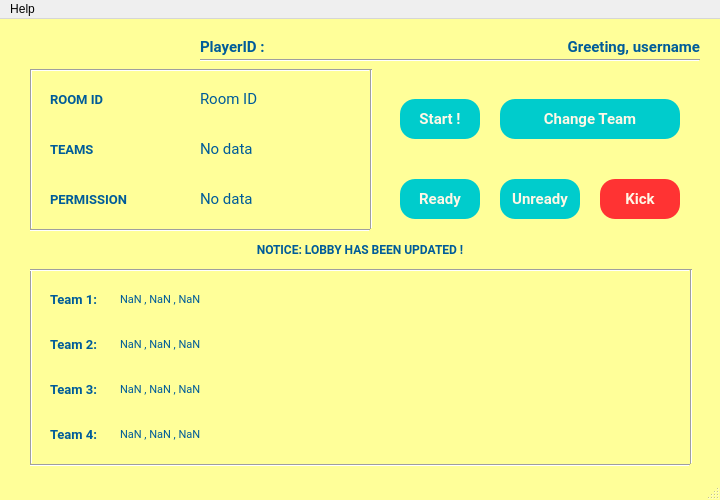
<?xml version="1.0" encoding="UTF-8"?>
<ui version="4.0">
 <class>StagePrepare</class>
 <widget class="QMainWindow" name="StagePrepare">
  <property name="geometry">
   <rect>
    <x>0</x>
    <y>0</y>
    <width>720</width>
    <height>500</height>
   </rect>
  </property>
  <property name="font">
   <font>
    <family>Roboto</family>
    <pointsize>9</pointsize>
   </font>
  </property>
  <property name="windowTitle">
   <string>MainWindow</string>
  </property>
  <property name="styleSheet">
   <string notr="true">QMainWindow {
        background-color: #ffff99;
}

QPushButton {
        background-color: #00cccc;
        color: #fff7e6 ;
        border-radius: 15;
}

QPushButton:hover {
        color: #fff7e6 ;
        background-color: #002e4d;
}

QPushButton:pressed {
        color: #fff7e6 ;
        background-color: #000066;
}

QLineEdit {
        background-color: #b3ecff;
        border-radius: 15;
        padding-left: 10;
        color: #0000b3;
        font-family : roboto;
}

QLabel {
        color: #005c99;
}
</string>
  </property>
  <widget class="QWidget" name="centralwidget">
   <widget class="QPushButton" name="btnReady">
    <property name="geometry">
     <rect>
      <x>400</x>
      <y>160</y>
      <width>80</width>
      <height>40</height>
     </rect>
    </property>
    <property name="font">
     <font>
      <family>Roboto</family>
      <pointsize>11</pointsize>
      <weight>75</weight>
      <bold>true</bold>
     </font>
    </property>
    <property name="text">
     <string>Ready</string>
    </property>
   </widget>
   <widget class="QPushButton" name="btnUnready">
    <property name="geometry">
     <rect>
      <x>500</x>
      <y>160</y>
      <width>80</width>
      <height>40</height>
     </rect>
    </property>
    <property name="font">
     <font>
      <family>Roboto</family>
      <pointsize>11</pointsize>
      <weight>75</weight>
      <bold>true</bold>
     </font>
    </property>
    <property name="text">
     <string>Unready</string>
    </property>
   </widget>
   <widget class="QLabel" name="text1">
    <property name="geometry">
     <rect>
      <x>50</x>
      <y>70</y>
      <width>150</width>
      <height>20</height>
     </rect>
    </property>
    <property name="font">
     <font>
      <family>Roboto</family>
      <pointsize>10</pointsize>
      <weight>75</weight>
      <bold>true</bold>
     </font>
    </property>
    <property name="text">
     <string>ROOM ID</string>
    </property>
   </widget>
   <widget class="QLabel" name="text2">
    <property name="geometry">
     <rect>
      <x>50</x>
      <y>120</y>
      <width>150</width>
      <height>20</height>
     </rect>
    </property>
    <property name="font">
     <font>
      <family>Roboto</family>
      <pointsize>10</pointsize>
      <weight>75</weight>
      <bold>true</bold>
     </font>
    </property>
    <property name="text">
     <string>TEAMS</string>
    </property>
   </widget>
   <widget class="QPushButton" name="btnStart">
    <property name="geometry">
     <rect>
      <x>400</x>
      <y>80</y>
      <width>80</width>
      <height>40</height>
     </rect>
    </property>
    <property name="font">
     <font>
      <family>Roboto</family>
      <pointsize>11</pointsize>
      <weight>75</weight>
      <bold>true</bold>
     </font>
    </property>
    <property name="text">
     <string>Start !</string>
    </property>
   </widget>
   <widget class="QLabel" name="labelRoomID">
    <property name="geometry">
     <rect>
      <x>200</x>
      <y>70</y>
      <width>150</width>
      <height>20</height>
     </rect>
    </property>
    <property name="font">
     <font>
      <family>Roboto</family>
      <pointsize>11</pointsize>
     </font>
    </property>
    <property name="text">
     <string>Room ID</string>
    </property>
   </widget>
   <widget class="QLabel" name="labelUserTeam">
    <property name="geometry">
     <rect>
      <x>200</x>
      <y>120</y>
      <width>150</width>
      <height>20</height>
     </rect>
    </property>
    <property name="font">
     <font>
      <family>Roboto</family>
      <pointsize>11</pointsize>
     </font>
    </property>
    <property name="text">
     <string>No data</string>
    </property>
   </widget>
   <widget class="QLabel" name="text3">
    <property name="geometry">
     <rect>
      <x>50</x>
      <y>170</y>
      <width>150</width>
      <height>20</height>
     </rect>
    </property>
    <property name="font">
     <font>
      <family>Roboto</family>
      <pointsize>10</pointsize>
      <weight>75</weight>
      <bold>true</bold>
     </font>
    </property>
    <property name="text">
     <string>PERMISSION</string>
    </property>
   </widget>
   <widget class="QLabel" name="labelUserStatus">
    <property name="geometry">
     <rect>
      <x>200</x>
      <y>170</y>
      <width>150</width>
      <height>20</height>
     </rect>
    </property>
    <property name="font">
     <font>
      <family>Roboto</family>
      <pointsize>11</pointsize>
     </font>
    </property>
    <property name="text">
     <string>No data</string>
    </property>
   </widget>
   <widget class="QLabel" name="labelGreet">
    <property name="geometry">
     <rect>
      <x>450</x>
      <y>15</y>
      <width>250</width>
      <height>25</height>
     </rect>
    </property>
    <property name="font">
     <font>
      <family>Roboto</family>
      <pointsize>11</pointsize>
      <weight>75</weight>
      <bold>true</bold>
     </font>
    </property>
    <property name="text">
     <string>Greeting, username</string>
    </property>
    <property name="alignment">
     <set>Qt::AlignRight|Qt::AlignTrailing|Qt::AlignVCenter</set>
    </property>
   </widget>
   <widget class="Line" name="line1">
    <property name="geometry">
     <rect>
      <x>30</x>
      <y>50</y>
      <width>340</width>
      <height>3</height>
     </rect>
    </property>
    <property name="orientation">
     <enum>Qt::Horizontal</enum>
    </property>
   </widget>
   <widget class="Line" name="line3">
    <property name="geometry">
     <rect>
      <x>30</x>
      <y>210</y>
      <width>340</width>
      <height>3</height>
     </rect>
    </property>
    <property name="orientation">
     <enum>Qt::Horizontal</enum>
    </property>
   </widget>
   <widget class="Line" name="line4">
    <property name="geometry">
     <rect>
      <x>30</x>
      <y>50</y>
      <width>3</width>
      <height>160</height>
     </rect>
    </property>
    <property name="orientation">
     <enum>Qt::Vertical</enum>
    </property>
   </widget>
   <widget class="Line" name="line2">
    <property name="geometry">
     <rect>
      <x>370</x>
      <y>50</y>
      <width>3</width>
      <height>160</height>
     </rect>
    </property>
    <property name="orientation">
     <enum>Qt::Vertical</enum>
    </property>
   </widget>
   <widget class="QLabel" name="textTeam1">
    <property name="geometry">
     <rect>
      <x>50</x>
      <y>265</y>
      <width>60</width>
      <height>30</height>
     </rect>
    </property>
    <property name="font">
     <font>
      <family>Roboto</family>
      <pointsize>10</pointsize>
      <weight>75</weight>
      <bold>true</bold>
     </font>
    </property>
    <property name="text">
     <string>Team 1:</string>
    </property>
   </widget>
   <widget class="QLabel" name="textTeam2">
    <property name="geometry">
     <rect>
      <x>50</x>
      <y>310</y>
      <width>60</width>
      <height>30</height>
     </rect>
    </property>
    <property name="font">
     <font>
      <family>Roboto</family>
      <pointsize>10</pointsize>
      <weight>75</weight>
      <bold>true</bold>
     </font>
    </property>
    <property name="text">
     <string>Team 2:</string>
    </property>
   </widget>
   <widget class="QLabel" name="textTeam3">
    <property name="geometry">
     <rect>
      <x>50</x>
      <y>355</y>
      <width>60</width>
      <height>30</height>
     </rect>
    </property>
    <property name="font">
     <font>
      <family>Roboto</family>
      <pointsize>10</pointsize>
      <weight>75</weight>
      <bold>true</bold>
     </font>
    </property>
    <property name="text">
     <string>Team 3:</string>
    </property>
   </widget>
   <widget class="QLabel" name="textTeam5">
    <property name="geometry">
     <rect>
      <x>50</x>
      <y>400</y>
      <width>60</width>
      <height>30</height>
     </rect>
    </property>
    <property name="font">
     <font>
      <family>Roboto</family>
      <pointsize>10</pointsize>
      <weight>75</weight>
      <bold>true</bold>
     </font>
    </property>
    <property name="text">
     <string>Team 4: </string>
    </property>
   </widget>
   <widget class="Line" name="lineTeam1">
    <property name="geometry">
     <rect>
      <x>30</x>
      <y>250</y>
      <width>3</width>
      <height>195</height>
     </rect>
    </property>
    <property name="orientation">
     <enum>Qt::Vertical</enum>
    </property>
   </widget>
   <widget class="Line" name="lineTeam2">
    <property name="geometry">
     <rect>
      <x>30</x>
      <y>250</y>
      <width>660</width>
      <height>3</height>
     </rect>
    </property>
    <property name="orientation">
     <enum>Qt::Horizontal</enum>
    </property>
   </widget>
   <widget class="Line" name="lineTeam4">
    <property name="geometry">
     <rect>
      <x>30</x>
      <y>445</y>
      <width>660</width>
      <height>3</height>
     </rect>
    </property>
    <property name="orientation">
     <enum>Qt::Horizontal</enum>
    </property>
   </widget>
   <widget class="Line" name="lineTeam3">
    <property name="geometry">
     <rect>
      <x>690</x>
      <y>250</y>
      <width>3</width>
      <height>195</height>
     </rect>
    </property>
    <property name="orientation">
     <enum>Qt::Vertical</enum>
    </property>
   </widget>
   <widget class="QPushButton" name="btnChangeTeam">
    <property name="geometry">
     <rect>
      <x>500</x>
      <y>80</y>
      <width>180</width>
      <height>40</height>
     </rect>
    </property>
    <property name="font">
     <font>
      <family>Roboto</family>
      <pointsize>11</pointsize>
      <weight>75</weight>
      <bold>true</bold>
     </font>
    </property>
    <property name="text">
     <string>Change Team</string>
    </property>
   </widget>
   <widget class="Line" name="lineTextGreeting">
    <property name="geometry">
     <rect>
      <x>200</x>
      <y>40</y>
      <width>500</width>
      <height>3</height>
     </rect>
    </property>
    <property name="orientation">
     <enum>Qt::Horizontal</enum>
    </property>
   </widget>
   <widget class="QLabel" name="labelPlayerID">
    <property name="geometry">
     <rect>
      <x>200</x>
      <y>15</y>
      <width>250</width>
      <height>25</height>
     </rect>
    </property>
    <property name="font">
     <font>
      <family>Roboto</family>
      <pointsize>11</pointsize>
      <weight>75</weight>
      <bold>true</bold>
     </font>
    </property>
    <property name="text">
     <string>PlayerID :</string>
    </property>
    <property name="alignment">
     <set>Qt::AlignLeading|Qt::AlignLeft|Qt::AlignVCenter</set>
    </property>
   </widget>
   <widget class="QLabel" name="labelTeam1">
    <property name="geometry">
     <rect>
      <x>120</x>
      <y>265</y>
      <width>550</width>
      <height>30</height>
     </rect>
    </property>
    <property name="font">
     <font>
      <family>Roboto</family>
      <pointsize>8</pointsize>
     </font>
    </property>
    <property name="text">
     <string>NaN , NaN , NaN</string>
    </property>
   </widget>
   <widget class="QLabel" name="labelTeam2">
    <property name="geometry">
     <rect>
      <x>120</x>
      <y>310</y>
      <width>550</width>
      <height>30</height>
     </rect>
    </property>
    <property name="font">
     <font>
      <family>Roboto</family>
      <pointsize>8</pointsize>
     </font>
    </property>
    <property name="text">
     <string>NaN , NaN , NaN</string>
    </property>
   </widget>
   <widget class="QLabel" name="labelTeam4">
    <property name="geometry">
     <rect>
      <x>120</x>
      <y>400</y>
      <width>550</width>
      <height>30</height>
     </rect>
    </property>
    <property name="font">
     <font>
      <family>Roboto</family>
      <pointsize>8</pointsize>
     </font>
    </property>
    <property name="text">
     <string>NaN , NaN , NaN</string>
    </property>
   </widget>
   <widget class="QLabel" name="labelTeam3">
    <property name="geometry">
     <rect>
      <x>120</x>
      <y>355</y>
      <width>550</width>
      <height>30</height>
     </rect>
    </property>
    <property name="font">
     <font>
      <family>Roboto</family>
      <pointsize>8</pointsize>
     </font>
    </property>
    <property name="text">
     <string>NaN , NaN , NaN</string>
    </property>
   </widget>
   <widget class="QLabel" name="labelNotice">
    <property name="geometry">
     <rect>
      <x>110</x>
      <y>220</y>
      <width>500</width>
      <height>20</height>
     </rect>
    </property>
    <property name="font">
     <font>
      <family>Roboto</family>
      <pointsize>9</pointsize>
      <weight>75</weight>
      <bold>true</bold>
     </font>
    </property>
    <property name="text">
     <string>NOTICE: LOBBY HAS BEEN UPDATED !</string>
    </property>
    <property name="alignment">
     <set>Qt::AlignCenter</set>
    </property>
   </widget>
   <widget class="QPushButton" name="btnKick">
    <property name="geometry">
     <rect>
      <x>600</x>
      <y>160</y>
      <width>80</width>
      <height>40</height>
     </rect>
    </property>
    <property name="font">
     <font>
      <family>Roboto</family>
      <pointsize>11</pointsize>
      <weight>75</weight>
      <bold>true</bold>
     </font>
    </property>
    <property name="styleSheet">
     <string notr="true">QPushButton#btnKick {
        background-color: #ff3333;
}

QPushButton#btnKick:hover {
        color: #fff7e6 ;
        background-color: #002e4d;
}

QPushButton#btnKick:pressed {
        color: #fff7e6 ;
        background-color: #000066;
}</string>
    </property>
    <property name="text">
     <string>Kick</string>
    </property>
   </widget>
  </widget>
  <widget class="QMenuBar" name="menubar">
   <property name="geometry">
    <rect>
     <x>0</x>
     <y>0</y>
     <width>720</width>
     <height>25</height>
    </rect>
   </property>
   <widget class="QMenu" name="menuHelp">
    <property name="title">
     <string>Help</string>
    </property>
    <addaction name="actionQuit_Lobby"/>
   </widget>
   <addaction name="menuHelp"/>
  </widget>
  <widget class="QStatusBar" name="statusbar"/>
  <action name="actionQuit_Lobby">
   <property name="text">
    <string>Quit Lobby</string>
   </property>
  </action>
 </widget>
 <resources/>
 <connections/>
</ui>
